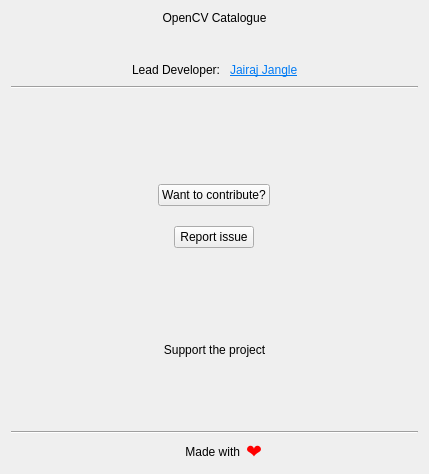
<?xml version="1.0" encoding="UTF-8"?>
<ui version="4.0">
 <class>AboutDialog</class>
 <widget class="QDialog" name="AboutDialog">
  <property name="geometry">
   <rect>
    <x>0</x>
    <y>0</y>
    <width>429</width>
    <height>474</height>
   </rect>
  </property>
  <property name="windowTitle">
   <string>About</string>
  </property>
  <layout class="QGridLayout" name="gridLayout_2">
   <item row="0" column="0">
    <layout class="QGridLayout" name="gridLayout">
     <item row="10" column="0">
      <widget class="Line" name="line">
       <property name="orientation">
        <enum>Qt::Horizontal</enum>
       </property>
      </widget>
     </item>
     <item row="1" column="0">
      <widget class="QLabel" name="labelVersion">
       <property name="font">
        <font>
         <pointsize>8</pointsize>
        </font>
       </property>
       <property name="text">
        <string>&lt;Version&gt;</string>
       </property>
       <property name="alignment">
        <set>Qt::AlignCenter</set>
       </property>
      </widget>
     </item>
     <item row="0" column="0">
      <widget class="QLabel" name="labelAppName">
       <property name="text">
        <string>OpenCV Catalogue</string>
       </property>
       <property name="alignment">
        <set>Qt::AlignCenter</set>
       </property>
      </widget>
     </item>
     <item row="9" column="0">
      <spacer name="verticalSpacer">
       <property name="orientation">
        <enum>Qt::Vertical</enum>
       </property>
       <property name="sizeType">
        <enum>QSizePolicy::Fixed</enum>
       </property>
       <property name="sizeHint" stdset="0">
        <size>
         <width>20</width>
         <height>10</height>
        </size>
       </property>
      </spacer>
     </item>
     <item row="11" column="0">
      <layout class="QHBoxLayout" name="horizontalLayout_2" stretch="4,3">
       <item>
        <widget class="QLabel" name="label">
         <property name="text">
          <string>   Made with</string>
         </property>
         <property name="alignment">
          <set>Qt::AlignRight|Qt::AlignTrailing|Qt::AlignVCenter</set>
         </property>
        </widget>
       </item>
       <item>
        <widget class="QLabel" name="label_4">
         <property name="font">
          <font>
           <pointsize>14</pointsize>
          </font>
         </property>
         <property name="styleSheet">
          <string notr="true">color: red</string>
         </property>
         <property name="text">
          <string>❤️</string>
         </property>
         <property name="alignment">
          <set>Qt::AlignLeading|Qt::AlignLeft|Qt::AlignVCenter</set>
         </property>
        </widget>
       </item>
      </layout>
     </item>
     <item row="5" column="0">
      <spacer name="verticalSpacer_3">
       <property name="orientation">
        <enum>Qt::Vertical</enum>
       </property>
       <property name="sizeType">
        <enum>QSizePolicy::MinimumExpanding</enum>
       </property>
       <property name="sizeHint" stdset="0">
        <size>
         <width>20</width>
         <height>40</height>
        </size>
       </property>
      </spacer>
     </item>
     <item row="8" column="0">
      <layout class="QVBoxLayout" name="verticalLayout">
       <item>
        <widget class="QLabel" name="label_2">
         <property name="text">
          <string>Support the project</string>
         </property>
         <property name="alignment">
          <set>Qt::AlignCenter</set>
         </property>
        </widget>
       </item>
       <item>
        <spacer name="verticalSpacer_2">
         <property name="orientation">
          <enum>Qt::Vertical</enum>
         </property>
         <property name="sizeType">
          <enum>QSizePolicy::Fixed</enum>
         </property>
         <property name="sizeHint" stdset="0">
          <size>
           <width>20</width>
           <height>5</height>
          </size>
         </property>
        </spacer>
       </item>
       <item>
        <layout class="QHBoxLayout" name="horizontalLayout_3">
         <item>
          <widget class="QPushButton" name="buttonDonatePaypal">
           <property name="minimumSize">
            <size>
             <width>147</width>
             <height>47</height>
            </size>
           </property>
           <property name="maximumSize">
            <size>
             <width>147</width>
             <height>47</height>
            </size>
           </property>
           <property name="toolTip">
            <string>Paypal Donate</string>
           </property>
           <property name="styleSheet">
            <string notr="true">#buttonDonatePaypal
{
background-color: transparent;
border-image: url(:/assets/paypal_donate.png);
background: none;
border: none;
background-repeat: none;
}</string>
           </property>
           <property name="text">
            <string/>
           </property>
           <property name="flat">
            <bool>false</bool>
           </property>
          </widget>
         </item>
         <item>
          <widget class="QPushButton" name="buttonDonateLiberaPay">
           <property name="minimumSize">
            <size>
             <width>96</width>
             <height>35</height>
            </size>
           </property>
           <property name="maximumSize">
            <size>
             <width>96</width>
             <height>35</height>
            </size>
           </property>
           <property name="toolTip">
            <string>LiberaPay support</string>
           </property>
           <property name="styleSheet">
            <string notr="true">#buttonDonateLiberaPay
{
background-color: transparent;
border-image: url(:/assets/liberapay_donate.png);
background: none;
border: none;
background-repeat: none;
}</string>
           </property>
           <property name="text">
            <string/>
           </property>
          </widget>
         </item>
        </layout>
       </item>
      </layout>
     </item>
     <item row="3" column="0">
      <layout class="QHBoxLayout" name="horizontalLayout">
       <item>
        <spacer name="horizontalSpacer">
         <property name="orientation">
          <enum>Qt::Horizontal</enum>
         </property>
         <property name="sizeHint" stdset="0">
          <size>
           <width>40</width>
           <height>20</height>
          </size>
         </property>
        </spacer>
       </item>
       <item>
        <widget class="QLabel" name="label_3">
         <property name="text">
          <string>Lead Developer: </string>
         </property>
        </widget>
       </item>
       <item>
        <widget class="QLabel" name="labelJairajJangle">
         <property name="toolTip">
          <string>Go to Jairaj Jangle's website</string>
         </property>
         <property name="text">
          <string>&lt;html&gt;&lt;head/&gt;&lt;body&gt;&lt;p&gt;&lt;a href=&quot;https://jairajjangle.github.io/&quot;&gt;&lt;span style=&quot; color:#007af4;&quot;&gt;Jairaj Jangle&lt;/span&gt;&lt;/a&gt;&lt;/p&gt;&lt;/body&gt;&lt;/html&gt;</string>
         </property>
        </widget>
       </item>
       <item>
        <spacer name="horizontalSpacer_2">
         <property name="orientation">
          <enum>Qt::Horizontal</enum>
         </property>
         <property name="sizeHint" stdset="0">
          <size>
           <width>40</width>
           <height>20</height>
          </size>
         </property>
        </spacer>
       </item>
      </layout>
     </item>
     <item row="7" column="0">
      <spacer name="verticalSpacer_4">
       <property name="orientation">
        <enum>Qt::Vertical</enum>
       </property>
       <property name="sizeType">
        <enum>QSizePolicy::MinimumExpanding</enum>
       </property>
       <property name="sizeHint" stdset="0">
        <size>
         <width>20</width>
         <height>40</height>
        </size>
       </property>
      </spacer>
     </item>
     <item row="4" column="0">
      <widget class="Line" name="line_2">
       <property name="orientation">
        <enum>Qt::Horizontal</enum>
       </property>
      </widget>
     </item>
     <item row="6" column="0">
      <layout class="QVBoxLayout" name="verticalLayout_2">
       <property name="spacing">
        <number>20</number>
       </property>
       <item>
        <layout class="QHBoxLayout" name="horizontalLayout_4">
         <item>
          <widget class="QPushButton" name="buttonContribute">
           <property name="sizePolicy">
            <sizepolicy hsizetype="Fixed" vsizetype="Fixed">
             <horstretch>0</horstretch>
             <verstretch>0</verstretch>
            </sizepolicy>
           </property>
           <property name="toolTip">
            <string>Sourced hosted on Github</string>
           </property>
           <property name="text">
            <string>Want to contribute?</string>
           </property>
           <property name="default">
            <bool>false</bool>
           </property>
           <property name="flat">
            <bool>false</bool>
           </property>
          </widget>
         </item>
        </layout>
       </item>
       <item>
        <layout class="QHBoxLayout" name="horizontalLayout_5">
         <item>
          <widget class="QPushButton" name="buttonReportIssue">
           <property name="sizePolicy">
            <sizepolicy hsizetype="Fixed" vsizetype="Fixed">
             <horstretch>0</horstretch>
             <verstretch>0</verstretch>
            </sizepolicy>
           </property>
           <property name="toolTip">
            <string>Write new Issue on Github</string>
           </property>
           <property name="text">
            <string>Report issue</string>
           </property>
          </widget>
         </item>
        </layout>
       </item>
      </layout>
     </item>
     <item row="2" column="0">
      <spacer name="verticalSpacer_5">
       <property name="orientation">
        <enum>Qt::Vertical</enum>
       </property>
       <property name="sizeType">
        <enum>QSizePolicy::Fixed</enum>
       </property>
       <property name="sizeHint" stdset="0">
        <size>
         <width>20</width>
         <height>10</height>
        </size>
       </property>
      </spacer>
     </item>
    </layout>
   </item>
  </layout>
 </widget>
 <resources/>
 <connections/>
</ui>
